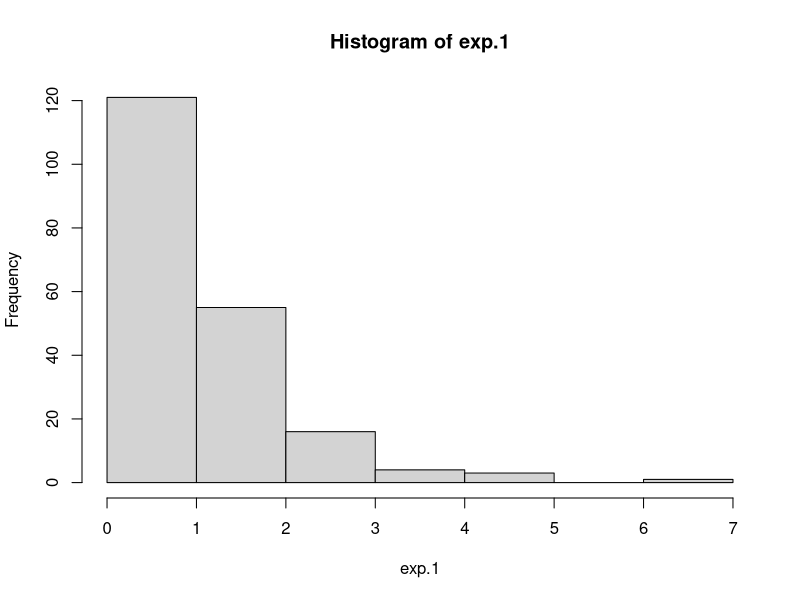
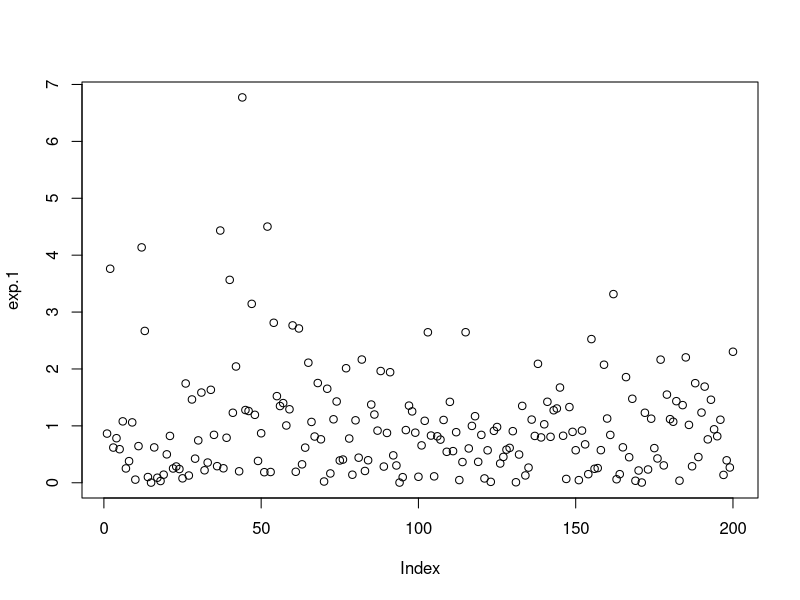
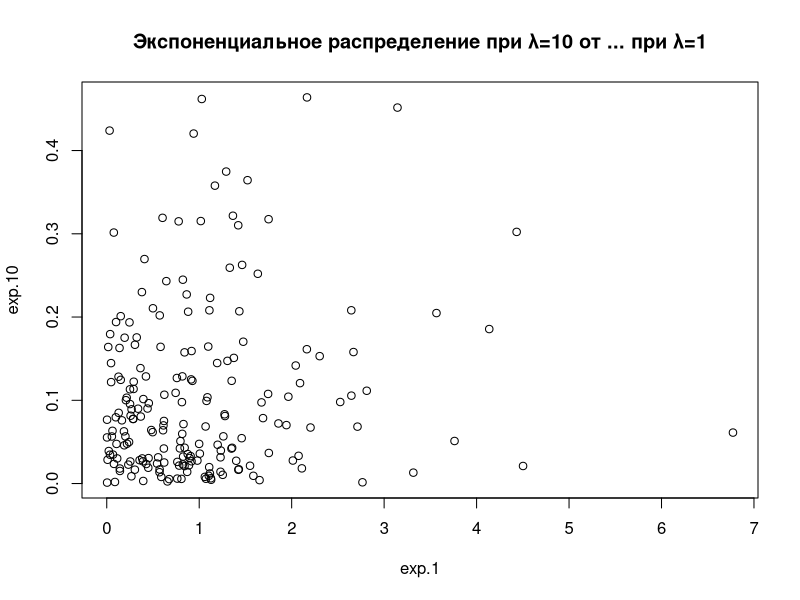
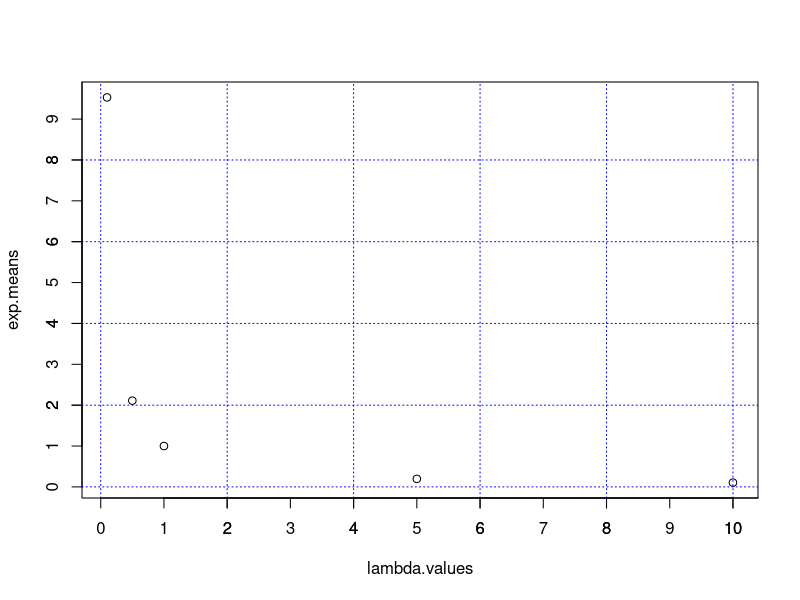
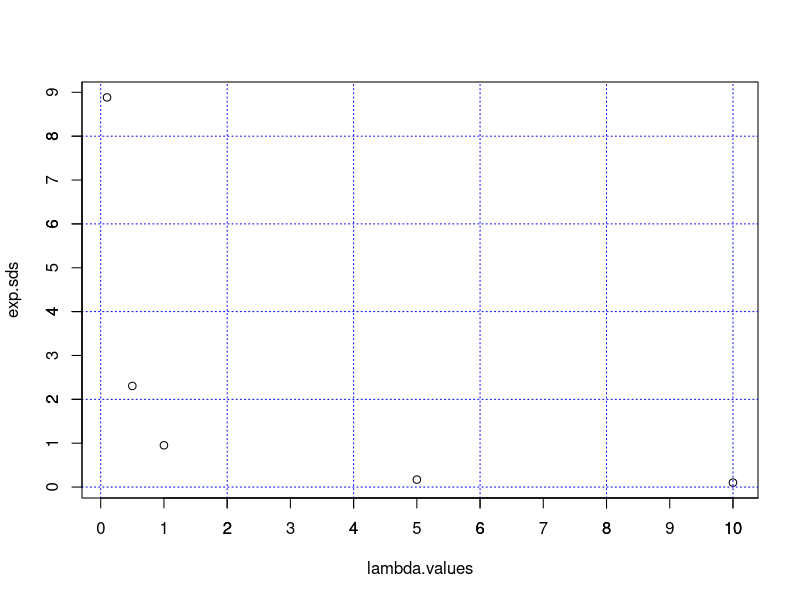
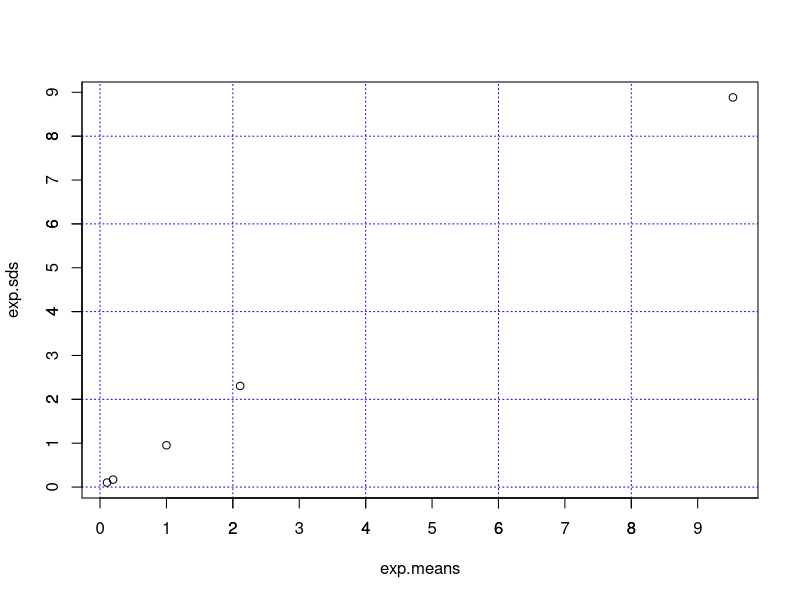
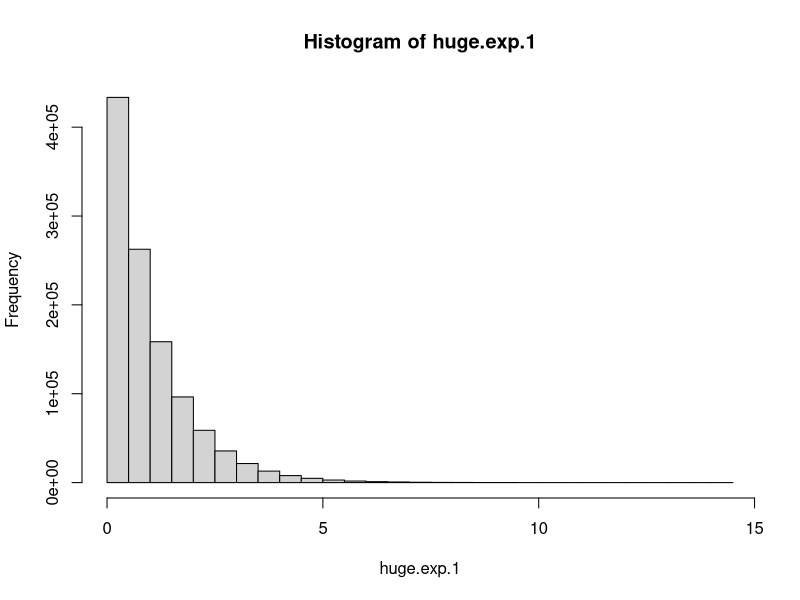
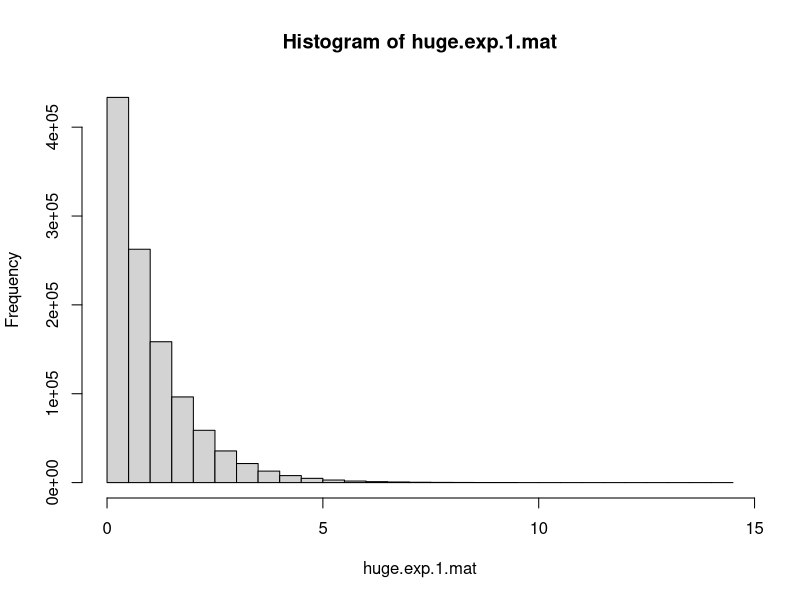

R code for these plots, in order:
## ---- chunk 1
lambda.values<-c(1, 0.1, 0.5, 5, 10)
## ---- chunk 2
exp.1<-c(rexp(n=200))
# Среднее отклонение
mean(exp.1) 
# Стандартное отклонение 
sd(exp.1)
## ---- chunk 3
# λ=0.1
exp.0.1<-c(rexp(n=200, rate=0.1))
mean(exp.0.1) 
sd(exp.0.1)

# λ=0.5
exp.0.5<-c(rexp(n=200, rate=0.5))
mean(exp.0.5) 
sd(exp.0.5)

# λ=5
exp.5<-c(rexp(n=200, rate=5))
mean(exp.5) 
sd(exp.5)

# λ=10
exp.10<-c(rexp(n=200, rate=10))
mean(exp.10) 
sd(exp.10)
## ---- chunk 4
  hist(exp.1)
## ---- chunk 5
  plot(exp.1)
## ---- chunk 6
  plot(exp.1, exp.10)
  title('Экспоненциальное распределение при λ=10 от ... при λ=1')
## ---- chunk 7
exp.means<-c(mean(exp.1), mean(exp.0.1), mean(exp.0.5), mean(exp.5), mean(exp.10))    
## ---- chunk 8
  plot(lambda.values, exp.means)
  grid (lty = 9, col = "blue")
  axis(1, 1:20)
  axis(2, 1:20)
## ---- chunk 9
  exp.sds<-c(sd(exp.1), sd(exp.0.1), sd(exp.0.5), sd(exp.5), sd(exp.10))
  plot(lambda.values, exp.sds)
  grid (lty = 9, col = "blue")
  axis(1, 1:20)
  axis(2, 1:20)
## ---- chunk 10
  plot(exp.means, exp.sds)
  grid (lty = 9, col = "blue") 
  axis(1, 1:20)
  axis(2, 1:20)
## ---- chunk 11
huge.exp.1<-c(rexp(n=1100000))
mean(huge.exp.1)
sd(huge.exp.1)
## ---- chunk 12
hist(huge.exp.1)
## ---- chunk 13
huge.exp.1.more_one_mean <- mean(huge.exp.1[huge.exp.1 > 1])
huge.exp.1.more_one_mean
## ---- chunk 14
huge.exp.1.mat<-matrix(huge.exp.1, 1100, 1000)
hist(huge.exp.1.mat)
## ---- chunk 15
mean(huge.exp.1.mat[,137])
## ---- chunk 16
huge.exp.1.mat.means <- colMeans(huge.exp.1.mat)
barplot(huge.exp.1.mat.means)
hist(huge.exp.1.mat.means)
## ---- chunk 17
huge.exp.1.square <- huge.exp.1 ^ 2
huge.exp.1.square.mean <- mean(huge.exp.1.square)
huge.exp.1.square.sd <- sd(huge.exp.1.square)

print(huge.exp.1.square.mean)
print(huge.exp.1.square.sd)
